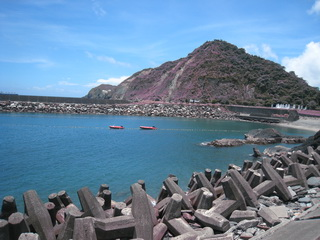
#> input picture img01.jpg, 320 x 240 px
$ python pillow_basic.py
#> lines starting #> are read from the running program, lines starting #| are printed output that depends on the picture
# -*- coding: utf-8 -*-
"""
Created on Tue May 10 15:38:17 2022

@author: User
"""

from PIL import Image

img = Image.open('img01.jpg')
#> img is the input picture: PIL image 320x240 RGB; mean R, G, B 102, 130.8, 156.6

img.show() # 顯示照片

print(img.size) # 大小
#| (320, 240)

print(img.filename) # 檔名
#| img01.jpg

# ---------------------------

img1 = Image.new("RGB", (300, 200), "rgb(255,255,255)")
#> img1: PIL image 300x200 RGB; every value is 255
img1.show()
#img1.save('white.jpg') ### 存檔

img2 = Image.new("RGBA", (300, 200), "rgba(0,0,255,160)")  # A 代表alpha值, 0 代表全部透明
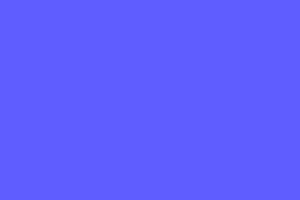
#> img2: PIL image 300x200 RGBA; mean R, G, B, A 0, 0, 255, 160; transparent parts drawn white
img2.show()
#img1.save('blue.png')
